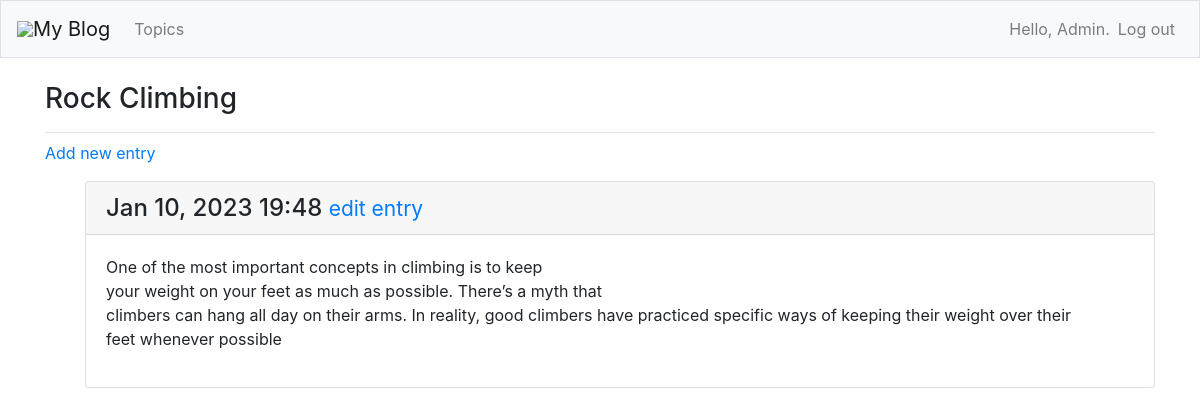
Page /topics/2 (signed in) on the committed database.
### my_blogs/models.py (models this page shows, shortened)
class Topic(models.Model):
    text = models.CharField(max_length=200)
    date_added = models.DateTimeField(auto_now_add=True)
    owner = models.ForeignKey(User, on_delete=models.CASCADE)
    def __str__(self):
        return self.text

class Entry(models.Model):
    topic = models.ForeignKey(Topic, on_delete=models.CASCADE)
    text = models.TextField()
    date_added = models.DateTimeField(auto_now_add=True)
    class Meta:
        verbose_name_plural = 'entries'

### my_blogs/views.py (the view)
# urls.py: path('topics/<int:topic_id>', views.topic, name='topic'),
@login_required
def topic(request, topic_id):
    topic = Topic.objects.get(id=topic_id)
    if topic.owner != request.user:
        raise Http404
    entries = topic.entry_set.order_by('-date_added')
    context = {'topic': topic, 'entries': entries}
    return render(request, 'my_blogs/topic.html', context)

### my_blogs/templates/my_blogs/topic.html
{% extends 'my_blogs/base.html' %}
{% block page_header %}
    <h3>{{ topic }}</h3>
{% endblock page_header %}
{% block content %}
    <p>
        <a href="{% url 'my_blogs:new_entry' topic.id %}">Add new entry</a>
    </p>
    <ul>
        {% for entry in entries %}
           <div class="card mb-3">
                <h4 class="card-header">
                    {{ entry.date_added|date:'M d, Y H:i' }}
                    <small><a href="{% url 'my_blogs:edit_entry' entry.id %}">
                        edit entry</a></small>
                </h4>
                <div class="card-body">
                    {{ entry.text|linebreaks }}
                </div>
           </div>
        {% empty %}
            <p>There are no entries for this topic yet.</p>
        {% endfor %}
    </ul>
{% endblock content %}

### my_blogs/templates/my_blogs/base.html (shortened to what this page needs)
{% load bootstrap4 %}
<!doctype html>
<html lang="en">
   <head>
     {% bootstrap_css %}
  </head>
   <body>
     <nav class="navbar navbar-expand-md navbar-light bg-light mb-4 border">
         <img src="images/blog.png">
         <a class="navbar-brand" href="{% url 'my_blogs:index'%}">
             My Blog</a>
      <div class="collapse navbar-collapse" id="navbarCollapse">
         <ul class="navbar-nav mr-auto">
             <li class="nav-item">
                 <a class="nav-link" href="{% url 'my_blogs:topics'%}">
                     Topics</a></li>
         </ul>
         <ul class="navbar-nav ml-auto">
             {% if user.is_authenticated %}
                 <li class="nav-item">
                    <span class="navbar-text">Hello, {{ user.username }}.</span>
                 </li>
                 <li class="nav-item">
                     <a class="nav-link" href="{% url 'users:logout' %}">Log out</a>
                 </li>
             {% else %}
                 <li class="nav-item">
                     <a class="nav-link" href="{% url 'users:register' %}">Register</a>
                 </li>
                 <li class="nav-item">
                     <a class="nav-link" href="{% url 'users:login' %}">Log in</a></li>
             {% endif %}
         </ul>
      </div>
     </nav>
     <main role="main" class="container">
         <div class="pb-2 mb-2 border-bottom">
           {% block page_header %}{% endblock page_header %}
         </div>
         <div>
           {% block content %}{% endblock content %}
         </div>
     </main>
   </body>
</html>

### rows in the picture
Topic: text "Rock Climbing"
Entry: date_added "Jan 10, 2023 19:48", text "One of the most important concepts in climbing is to keep your weight on your feet as much as possible. There’s a myth that climbers can hang all day on their arms. In reality, good climbers have practiced specific ways of keeping their weight over their feet whenever possible"

### other values in the picture
{{ user.username }} "Admin"
